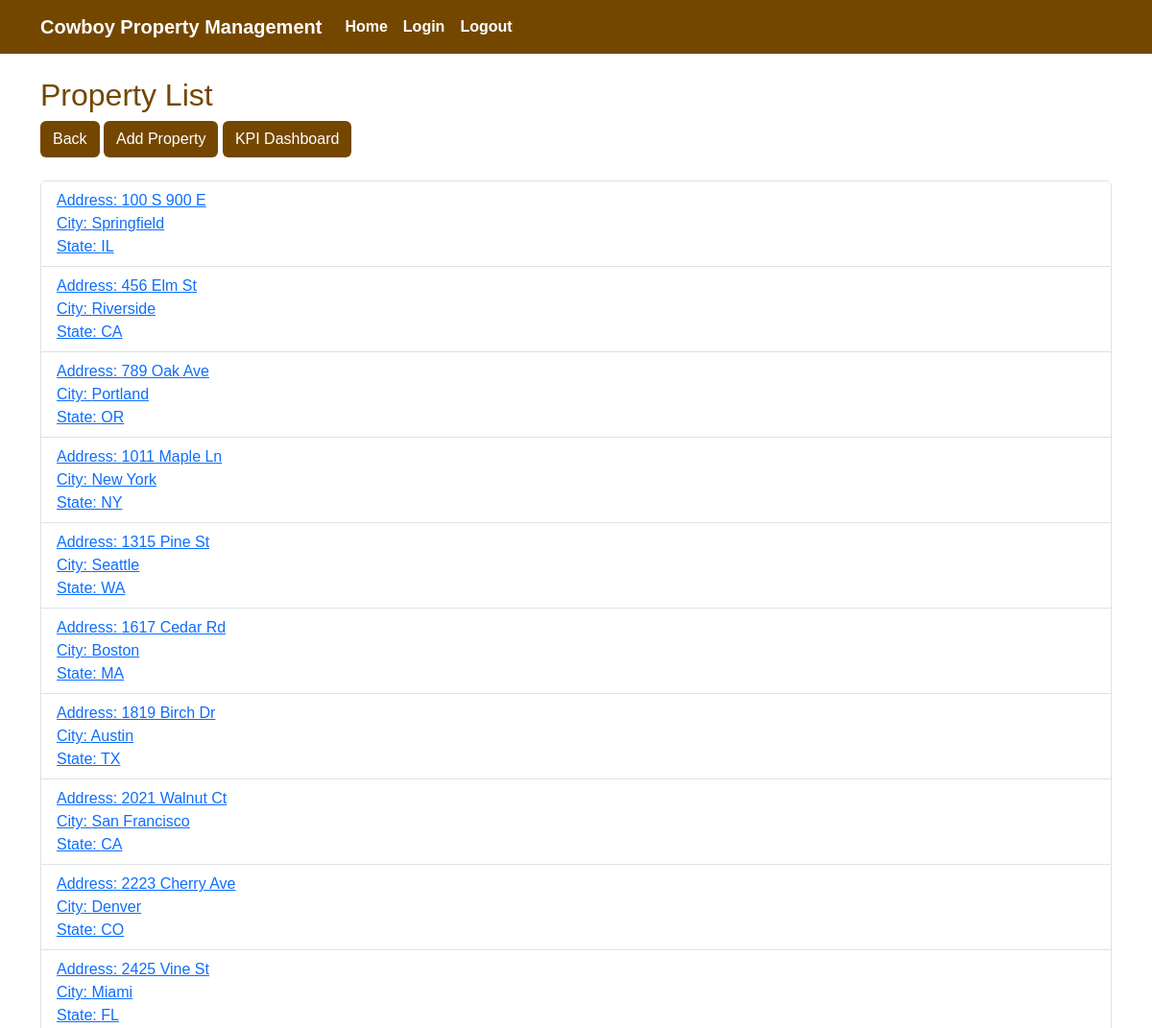
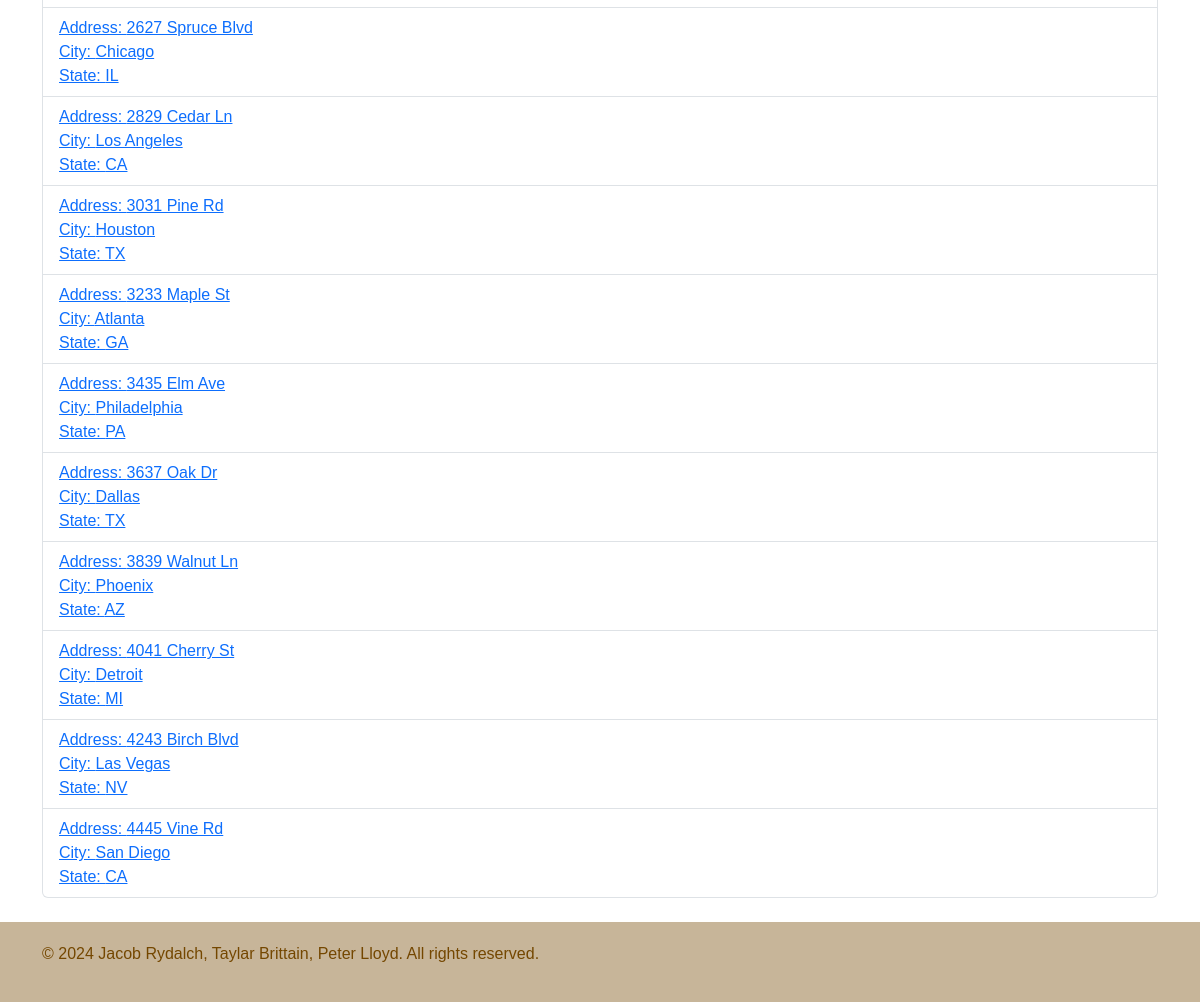
The app's page /properties-list.php (signed in) with its own data (2 pictures, top to bottom).
### tables this page shows
CREATE TABLE IF NOT EXISTS `property` (
  `PropertyID` smallint UNSIGNED NOT NULL AUTO_INCREMENT,
  `StreetAddress` varchar(50) NOT NULL,
  `City` varchar(30) NOT NULL,
  `State` char(2) NOT NULL,
  `Zip` varchar(10) NOT NULL,
  PRIMARY KEY (`PropertyID`)
);

### properties-list.php (the view, shortened to what this page needs)
<!DOCTYPE html>
<html>
	<head>
		<link href="https://cdn.jsdelivr.net/npm/bootstrap@5.3.3/dist/css/bootstrap.min.css" rel="stylesheet">
		<link href="cpm-universal-styles.css" rel="stylesheet">
	</head>
	<body>
		<nav class="navbar navbar-expand-lg custom-navbar">
			<div class="container">
			    <a class="navbar-brand custom-navbar-item" href="public-home.php">Cowboy Property Management</a>
				<div class="collapse navbar-collapse text-center" id="navbarNav">
					<ul class="navbar-nav ml-auto">
						<li class="nav-item">
							<a class="nav-link custom-navbar-item" href="public-home.php" >Home</a>
						</li>
						<li class="nav-item">
							<a class="nav-link custom-navbar-item" href="login-form.php" >Login</a>
						</li>
						<li class="nav-item">
							<a class="nav-link custom-navbar-item" href="logout.php" >Logout</a>
						</li>
					</ul>
				</div>
			</div>
		</nav>
		<br>
		<div class='property-list'>
			<div class='container'>
				<h2 style="color: #744700;">Property List</h2>
				<a href='admin-home.php' class='btn custom-btn1'>Back</a>
				<a href='addProperty.php' class='btn custom-btn1'>Add Property</a>
				<a href='KPIdash.php' class='btn custom-btn1'>KPI Dashboard</a>
				<br><br>
				<ul class='list-group'>
					<?php
						require_once 'login.php';
						$conn = new mysqli($hn, $un, $pw, $db);
						$query = "SELECT * FROM property ORDER BY PropertyID";
						$result = $conn->query($query);
						if($result->num_rows > 0) {
							while($row = $result->fetch_array(MYSQLI_ASSOC)) {
								echo <<<_END
										<li class='list-group-item list-group-item-active'><a href='properties-details.php?PropertyID=$row[PropertyID]'>Address: $row[StreetAddress] <br> City: $row[City] <br> State: $row[State]</a></li>
										_END;
							}
						} else {
							echo "0 results";
						}
					?>
				</ul>
			</div>
		</div>
		<br>
		<div class='custom-footer'>
			<div class='container'>
				<p style='color: #744700;'>&copy; 2024 Jacob Rydalch, Taylar Brittain, Peter Lloyd. All rights reserved.</p>
			</div>
	</body>
</html>

### cpm-universal-styles.css (style rules this page uses)
body { font-family: Arial; }
.custom-footer { background-color: #c7b599; padding: 20px; width: 100%; }
.custom-navbar { background-color: #744700; }
.custom-navbar-item { color: white; font-weight: bold; }
.custom-btn1 { background-color: #744700; color: white; }

### records on screen
property: StreetAddress "100 S 900 E", City "Springfield", State "IL"
property: StreetAddress "456 Elm St", City "Riverside", State "CA"
property: StreetAddress "789 Oak Ave", City "Portland", State "OR"
property: StreetAddress "1011 Maple Ln", City "New York", State "NY"
property: StreetAddress "1315 Pine St", City "Seattle", State "WA"
property: StreetAddress "1617 Cedar Rd", City "Boston", State "MA"
property: StreetAddress "1819 Birch Dr", City "Austin", State "TX"
property: StreetAddress "2021 Walnut Ct", City "San Francisco", State "CA"
property: StreetAddress "2223 Cherry Ave", City "Denver", State "CO"
property: StreetAddress "2425 Vine St", City "Miami", State "FL"
property: StreetAddress "2627 Spruce Blvd", City "Chicago", State "IL"
property: StreetAddress "2829 Cedar Ln", City "Los Angeles", State "CA"
property: StreetAddress "3031 Pine Rd", City "Houston", State "TX"
property: StreetAddress "3233 Maple St", City "Atlanta", State "GA"
property: StreetAddress "3435 Elm Ave", City "Philadelphia", State "PA"
property: StreetAddress "3637 Oak Dr", City "Dallas", State "TX"
property: StreetAddress "3839 Walnut Ln", City "Phoenix", State "AZ"
property: StreetAddress "4041 Cherry St", City "Detroit", State "MI"
property: StreetAddress "4243 Birch Blvd", City "Las Vegas", State "NV"
property: StreetAddress "4445 Vine Rd", City "San Diego", State "CA"
